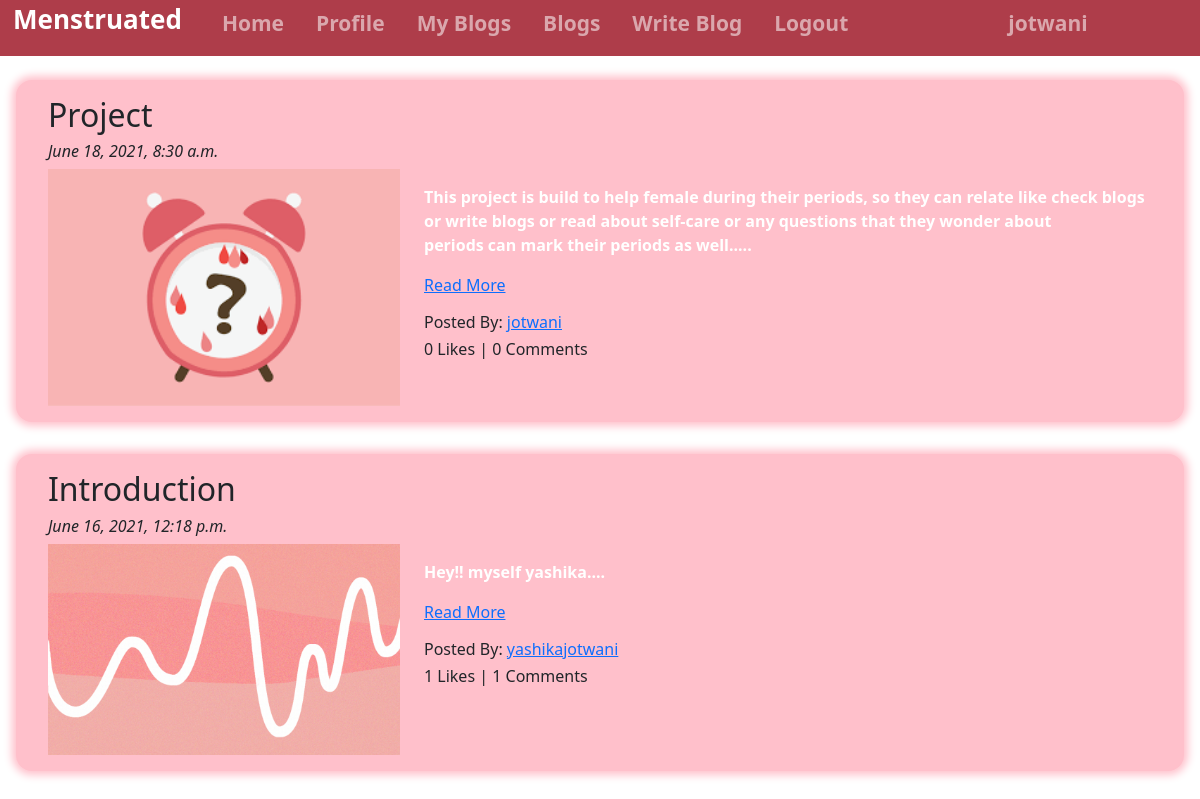
Screenshot of /blog/ (signed in) with the database file from the repository.
### App_Blog/models.py (models this page shows, shortened)
class Blog(models.Model):
    author = models.ForeignKey(User, on_delete=models.CASCADE,related_name='post_author')
    blog_title = models.CharField(max_length=264, verbose_name="Put a Title")
    slug = models.SlugField(max_length=264, unique=True)
    blog_content = models.TextField(verbose_name="What is on your mind?")
    blog_image = models.ImageField(upload_to='blog_images', verbose_name="Blog Image")
    public_date = models.DateTimeField(auto_now_add = True)
    update_date = models.DateTimeField(auto_now=True)
    class Meta:
        ordering =['-public_date']

### App_Blog/views.py (the view)
# urls.py: path('',views.BlogList.as_view(),name='blog_list'),
class BlogList(ListView):
     context_object_name ='blogs'
     model = Blog
     template_name ='App_Blog/blog_list.html'
     queryset = Blog.objects.order_by('-public_date')

### App_Blog/templatetags/custom_filters.py (called while the page is built)
def range_filter(value):
    return value[0:500] + "...."

### templates/App_Blog/blog_list.html (shortened to what this page needs)
{% extends 'Base.html' %}
{%  load custom_filters %}
{% block body_block %}
{% for blog in blogs %}
<div class="cardblogmain">
    <div class="cardblog">
        <h2>{{ blog.blog_title }}</h2>
        <h6><i>{{ blog.public_date}}</i></h6>
        <div class="row">
        <div class="col-sm-4">
        <img src="/media/{{blog.blog_image}}" alt="{{ blog.blog_title}}" title="{{blog.blog_title}}" width="100%">
        </div>
        <div class="col-sm-8">
        <p class="postedcontent">{{blog.blog_content | range_filter | linebreaks}}
        <a href="{%  url 'App_Blog:blog_details' slug=blog.slug  %}" class="read-more">Read More</a>
        </p>
        <h6>Posted By: <a href="#" class="posted-by">{{blog.author}}</a> </h6>
        <h6>{{ blog.liked_blog.count }} Likes | {{ blog.blog_comment.count }} Comments</h6>
        </div>
        </div>
        </div>
</div>
{% endfor %}
{% endblock %}

### templates/Base.html (shortened to what this page needs)
<!DOCTYPE html>
{% load static %}
<html lang="en">
<head>
    <link href="https://cdn.jsdelivr.net/npm/bootstrap@5.0.1/dist/css/bootstrap.min.css" rel="stylesheet"
>
    <link rel="stylesheet" type="" href="https://maxcdn.bootstrapcdn.com/font-awesome/4.6.3/css/font-awesome.min.css">
    <link href="{% static 'css/base.css' %}" rel="stylesheet" />
</head>
<body>
    <nav class="navbar navbar-expand-sm bg-dark navbar-dark">
        <ul class="navbar-nav">
            <li class="nav-item active">
            </li>
            <li class="nav-item active" id="mainname" style="align-items: center;
            margin: 0rem 8px;
            font-size: 26px;
            color: white;
            font-weight: bold;
            margin-right: 1rem;">Menstruated</li>
            <li class="nav-item active">
                <a class="nav-link" href="{% url 'index' %}">Home</a>
            </li>
            {% if user.is_authenticated %}
            <li class="nav-item active">
                <a class="nav-link" href="{% url 'App_Login:profile' %}">Profile</a>
            </li>
            <li class="nav-item active">
                <a class="nav-link" href="{% url 'App_Blog:my_blogs' %}">My Blogs</a>
            </li>
            <li class="nav-item active">
                <a class="nav-link" href="{% url 'App_Blog:blog_list' %}">Blogs</a>
            <li class="nav-item active">
                    <a class="nav-link" href="{% url 'App_Blog:create_blog' %}">Write Blog</a>
            </li>
            <li class="nav-item active">
                <a class="nav-link" href="{% url 'App_Login:logout' %}">Logout</a>
            </li>
            </li>
            <li>
                <a class="nav-link" style="margin-left: 9rem;" href=""> {{ user.username }}</a>
            {% endif %}
        </ul>
    </nav>
    <div class="containermain">
        <div class="main">
            {% block body_block %}
            {% endblock %}
        </div>
    </div>
</body>
</html>

### static/css/base.css (style rules this page uses)
* { margin: 0; padding: 0; box-sizing: border-box; }
html { scroll-behavior: smooth; }
body { font-family: 'Segoe UI', Tahoma, Geneva, Verdana, sans-serif; }
.navbar { margin-top: 0.5rem; margin-bottom: 0.5rem; }
.navbar a { text-decoration: none; margin-left: 1rem; color: whitesmoke; font-size: 21px; font-weight: bold; }
.navbar { margin-top: -0.5rem !important; margin-bottom: -0.5rem !important; }
.bg-dark { background-color: #ab3643f5 !important; }
.cardblog { margin: 2rem 1rem; background: pink; border-radius: 16px; padding: 1rem 2rem; box-shadow: 0 0 9px 4px rgb(255 192 203); }
.blogmore h2,h4,p { color: white; font-weight: bold; }

### rows the page displays
Blog: blog_title "Project", public_date "June 18, 2021, 8:30 a.m.", blog_image (picture), blog_content|range_filter "This project is build to help female during their periods, so they can relate like check blogs or write blogs or read about self-care or any questions that they wonder about periods can mark their periods as well.....", author "jotwani", liked_blog.count "0", blog_comment.count "0"
Blog: blog_title "Introduction", public_date "June 16, 2021, 12:18 p.m.", blog_image (picture), blog_content|range_filter "Hey!! myself yashika....", author "yashikajotwani", liked_blog.count "1", blog_comment.count "1"

### other values shown
{{ user.username }} "jotwani"
